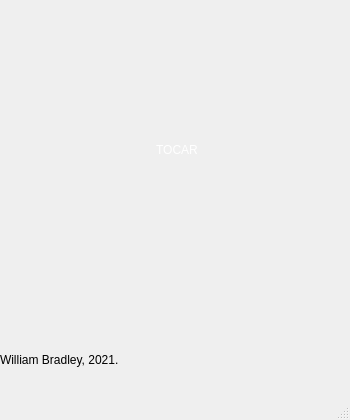
<?xml version="1.0" encoding="UTF-8"?>
<ui version="4.0">
 <class>MainWindow</class>
 <widget class="QMainWindow" name="MainWindow">
  <property name="geometry">
   <rect>
    <x>0</x>
    <y>0</y>
    <width>350</width>
    <height>420</height>
   </rect>
  </property>
  <property name="sizePolicy">
   <sizepolicy hsizetype="Preferred" vsizetype="Preferred">
    <horstretch>2</horstretch>
    <verstretch>0</verstretch>
   </sizepolicy>
  </property>
  <property name="minimumSize">
   <size>
    <width>350</width>
    <height>420</height>
   </size>
  </property>
  <property name="maximumSize">
   <size>
    <width>350</width>
    <height>420</height>
   </size>
  </property>
  <property name="windowTitle">
   <string>Bola Mágica 8</string>
  </property>
  <widget class="QWidget" name="centralwidget">
   <widget class="QStackedWidget" name="stackedWidget">
    <property name="geometry">
     <rect>
      <x>0</x>
      <y>0</y>
      <width>351</width>
      <height>400</height>
     </rect>
    </property>
    <property name="currentIndex">
     <number>0</number>
    </property>
    <widget class="QWidget" name="main">
     <widget class="QLabel" name="img">
      <property name="geometry">
       <rect>
        <x>0</x>
        <y>0</y>
        <width>350</width>
        <height>350</height>
       </rect>
      </property>
      <property name="text">
       <string/>
      </property>
      <property name="pixmap">
       <pixmap resource="Resources.qrc">:/images/8ball.png</pixmap>
      </property>
      <property name="scaledContents">
       <bool>true</bool>
      </property>
      <property name="alignment">
       <set>Qt::AlignCenter</set>
      </property>
     </widget>
     <widget class="QLabel" name="credits">
      <property name="geometry">
       <rect>
        <x>0</x>
        <y>340</y>
        <width>351</width>
        <height>41</height>
       </rect>
      </property>
      <property name="text">
       <string>&lt;html&gt;&lt;head/&gt;&lt;body&gt;&lt;p&gt;William Bradley, 2021.&lt;/p&gt;&lt;/body&gt;&lt;/html&gt;</string>
      </property>
      <property name="openExternalLinks">
       <bool>true</bool>
      </property>
      <property name="textInteractionFlags">
       <set>Qt::LinksAccessibleByMouse|Qt::TextSelectableByKeyboard|Qt::TextSelectableByMouse</set>
      </property>
     </widget>
     <widget class="QLabel" name="tocar">
      <property name="geometry">
       <rect>
        <x>2</x>
        <y>140</y>
        <width>350</width>
        <height>20</height>
       </rect>
      </property>
      <property name="styleSheet">
       <string notr="true">color:rgb(255,255,255);</string>
      </property>
      <property name="text">
       <string>TOCAR</string>
      </property>
      <property name="alignment">
       <set>Qt::AlignCenter</set>
      </property>
     </widget>
     <widget class="QPushButton" name="btn">
      <property name="geometry">
       <rect>
        <x>0</x>
        <y>0</y>
        <width>351</width>
        <height>351</height>
       </rect>
      </property>
      <property name="styleSheet">
       <string notr="true">background-color: rgba(255, 255, 255, 0);</string>
      </property>
      <property name="text">
       <string/>
      </property>
      <property name="checkable">
       <bool>false</bool>
      </property>
      <property name="autoDefault">
       <bool>false</bool>
      </property>
      <property name="default">
       <bool>false</bool>
      </property>
      <property name="flat">
       <bool>true</bool>
      </property>
     </widget>
    </widget>
    <widget class="QWidget" name="splash">
     <widget class="QLabel" name="splashLabel">
      <property name="geometry">
       <rect>
        <x>35</x>
        <y>0</y>
        <width>280</width>
        <height>231</height>
       </rect>
      </property>
      <property name="font">
       <font>
        <pointsize>18</pointsize>
       </font>
      </property>
      <property name="text">
       <string>¡Hola, mis amigos! Es mi bola mágica 8, que programé en el el lenguaje de programación C++. Pidan consejos sobre &lt;i&gt;AP Computer Science&lt;/i&gt; después de hacer clic en el botón.</string>
      </property>
      <property name="alignment">
       <set>Qt::AlignCenter</set>
      </property>
      <property name="wordWrap">
       <bool>true</bool>
      </property>
     </widget>
     <widget class="QPushButton" name="splashButton">
      <property name="geometry">
       <rect>
        <x>114</x>
        <y>220</y>
        <width>121</width>
        <height>31</height>
       </rect>
      </property>
      <property name="font">
       <font>
        <pointsize>18</pointsize>
       </font>
      </property>
      <property name="text">
       <string>Empezar</string>
      </property>
     </widget>
    </widget>
   </widget>
  </widget>
  <widget class="QMenuBar" name="menubar">
   <property name="geometry">
    <rect>
     <x>0</x>
     <y>0</y>
     <width>350</width>
     <height>22</height>
    </rect>
   </property>
  </widget>
  <widget class="QStatusBar" name="statusbar"/>
  <action name="actionVisit_GitHub_Page">
   <property name="text">
    <string>Visit GitHub Page</string>
   </property>
  </action>
 </widget>
 <resources>
  <include location="Resources.qrc"/>
 </resources>
 <connections/>
</ui>
